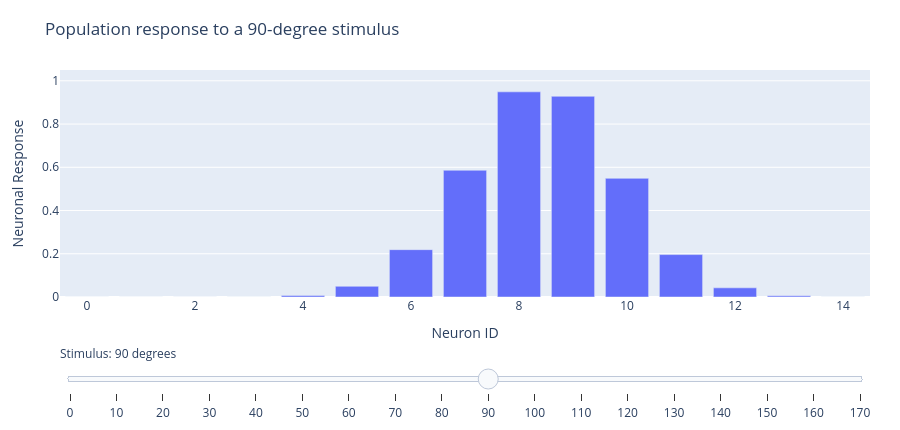

The cell this chart's notebook holds for it:
### Markdown cell above
Each curve describes how one cell responds to different stimulus orientations. The population has orientation preferences that span the full range from 1 to 180 degrees.

## Population Response to One Stimulus

We now move from the single-cell view back to the population view. To see how the full network responds to one stimulus, we take a vertical slice of the heat map. Use the slider in the next figure to change the stimulus orientation and watch which neurons become most active.

### Code cell
# plot the vertical slice with a Plotly slider
population_fig = go.Figure()
cell_ids = list(range(num_cells))
stim_values = list(ori_vals)
active_stim = 90
active_index = stim_values.index(active_stim)

for stim_orientation in stim_values:
    population_fig.add_trace(
        go.Bar(
            x=cell_ids,
            y=df[stim_orientation].values,
            name=f'{stim_orientation} degrees',
            visible=(stim_orientation == active_stim),
            customdata=np.round(ori_pref_list, 1),
            hovertemplate='Cell: %{x}<br>Preferred orientation: %{customdata} degrees<br>Response: %{y:.3f}<extra></extra>',
        )
    )

population_steps = []
for idx, stim_orientation in enumerate(stim_values):
    population_steps.append(
        dict(
            method='update',
            label=str(stim_orientation),
            args=[
                {'visible': [i == idx for i in range(len(stim_values))]},
                {'title': f'Population response to a {stim_orientation}-degree stimulus'},
            ],
        )
    )

population_fig.update_layout(
    title=f'Population response to a {active_stim}-degree stimulus',
    xaxis_title='Neuron ID',
    yaxis_title='Neuronal Response',
    yaxis=dict(range=[0, 1.05]),
    height=430,
    margin=dict(l=60, r=30, t=70, b=70),
    showlegend=False,
    sliders=[
        dict(
            active=active_index,
            currentvalue={'prefix': 'Stimulus: ', 'suffix': ' degrees'},
            pad={'t': 45},
            steps=population_steps,
        )
    ],
)

population_fig

### Figure 1 — Plotly figure (JSON) as saved in the notebook; plotly's stock layout.template omitted (floating-point values rounded to 4 significant figures)
{"data": [{"customdata": [0.0, 10.6, 21.3, 31.9, 42.6, 53.2, 63.9, 74.5, 85.1, 95.8, 106.4, 117.1, 127.7, 138.4, 149.0], "hovertemplate": "Cell: %{x}<br>Preferred orientation: %{customdata} degrees<br>Response: %{y:.3f}<extra></extra>", "name": "0 degrees", "type": "bar", "visible": false, "x": [0, 1, 2, 3, 4, 5, 6, 7, 8, 9, 10, 11, 12, 13, 14], "y": [1.0, 0.7775, 0.3654, 0.1038, 0.01782, 0.00185, 0.000116, 4.4e-06, 1.009e-07, 1.43e-07, 5.973e-06, 0.0001507, 0.002299, 0.0212, 0.1182]}, {"customdata": [0.0, 10.6, 21.3, 31.9, 42.6, 53.2, 63.9, 74.5, 85.1, 95.8, 106.4, 117.1, 127.7, 138.4, 149.0], "hovertemplate": "Cell: %{x}<br>Preferred orientation: %{customdata} degrees<br>Response: %{y:.3f}<extra></extra>", "name": "10 degrees", "type": "bar", "visible": false, "x": [0, 1, 2, 3, 4, 5, 6, 7, 8, 9, 10, 11, 12, 13, 14], "y": [0.8007, 0.9991, 0.7535, 0.3435, 0.09465, 0.01577, 0.001587, 9.659e-05, 3.553e-06, 7.901e-08, 1.818e-07, 7.363e-06, 0.0001803, 0.002667, 0.02386]}, {"customdata": [0.0, 10.6, 21.3, 31.9, 42.6, 53.2, 63.9, 74.5, 85.1, 95.8, 106.4, 117.1, 127.7, 138.4, 149.0], "hovertemplate": "Cell: %{x}<br>Preferred orientation: %{customdata} degrees<br>Response: %{y:.3f}<extra></extra>", "name": "20 degrees", "type": "bar", "visible": false, "x": [0, 1, 2, 3, 4, 5, 6, 7, 8, 9, 10, 11, 12, 13, 14], "y": [0.4111, 0.8232, 0.9963, 0.7289, 0.3223, 0.08616, 0.01392, 0.00136, 8.026e-05, 2.864e-06, 6.177e-08, 2.306e-07, 9.06e-06, 0.0002152, 0.003089]}, {"customdata": [0.0, 10.6, 21.3, 31.9, 42.6, 53.2, 63.9, 74.5, 85.1, 95.8, 106.4, 117.1, 127.7, 138.4, 149.0], "hovertemplate": "Cell: %{x}<br>Preferred orientation: %{customdata} degrees<br>Response: %{y:.3f}<extra></extra>", "name": "30 degrees", "type": "bar", "visible": false, "x": [0, 1, 2, 3, 4, 5, 6, 7, 8, 9, 10, 11, 12, 13, 14], "y": [0.1353, 0.4349, 0.8447, 0.9918, 0.7038, 0.3019, 0.07829, 0.01227, 0.001162, 6.657e-05, 2.304e-06, 4.821e-08, 2.92e-07, 1.113e-05, 0.0002564]}, {"customdata": [0.0, 10.6, 21.3, 31.9, 42.6, 53.2, 63.9, 74.5, 85.1, 95.8, 106.4, 117.1, 127.7, 138.4, 149.0], "hovertemplate": "Cell: %{x}<br>Preferred orientation: %{customdata} degrees<br>Response: %{y:.3f}<extra></extra>", "name": "40 degrees", "type": "bar", "visible": false, "x": [0, 1, 2, 3, 4, 5, 6, 7, 8, 9, 10, 11, 12, 13, 14], "y": [0.02857, 0.1473, 0.4592, 0.8652, 0.9854, 0.6784, 0.2823, 0.07101, 0.0108, 0.0009921, 5.511e-05, 1.851e-06, 3.756e-08, 3.69e-07, 1.364e-05]}, {"customdata": [0.0, 10.6, 21.3, 31.9, 42.6, 53.2, 63.9, 74.5, 85.1, 95.8, 106.4, 117.1, 127.7, 138.4, 149.0], "hovertemplate": "Cell: %{x}<br>Preferred orientation: %{customdata} degrees<br>Response: %{y:.3f}<extra></extra>", "name": "50 degrees", "type": "bar", "visible": false, "x": [0, 1, 2, 3, 4, 5, 6, 7, 8, 9, 10, 11, 12, 13, 14], "y": [0.003866, 0.03199, 0.1601, 0.484, 0.8846, 0.9773, 0.6527, 0.2635, 0.06428, 0.009481, 0.0008452, 4.554e-05, 1.483e-06, 2.921e-08, 4.656e-07]}, {"customdata": [0.0, 10.6, 21.3, 31.9, 42.6, 53.2, 63.9, 74.5, 85.1, 95.8, 106.4, 117.1, 127.7, 138.4, 149.0], "hovertemplate": "Cell: %{x}<br>Preferred orientation: %{customdata} degrees<br>Response: %{y:.3f}<extra></extra>", "name": "60 degrees", "type": "bar", "visible": false, "x": [0, 1, 2, 3, 4, 5, 6, 7, 8, 9, 10, 11, 12, 13, 14], "y": [0.0003355, 0.004455, 0.03577, 0.1736, 0.5092, 0.9027, 0.9675, 0.6267, 0.2454, 0.05809, 0.00831, 0.0007187, 3.757e-05, 1.187e-06, 2.267e-08]}, {"customdata": [0.0, 10.6, 21.3, 31.9, 42.6, 53.2, 63.9, 74.5, 85.1, 95.8, 106.4, 117.1, 127.7, 138.4, 149.0], "hovertemplate": "Cell: %{x}<br>Preferred orientation: %{customdata} degrees<br>Response: %{y:.3f}<extra></extra>", "name": "70 degrees", "type": "bar", "visible": false, "x": [0, 1, 2, 3, 4, 5, 6, 7, 8, 9, 10, 11, 12, 13, 14], "y": [1.866e-05, 0.0003978, 0.005126, 0.03992, 0.1879, 0.5347, 0.9196, 0.956, 0.6008, 0.2282, 0.05239, 0.007271, 0.00061, 3.093e-05, 9.48e-07]}, {"customdata": [0.0, 10.6, 21.3, 31.9, 42.6, 53.2, 63.9, 74.5, 85.1, 95.8, 106.4, 117.1, 127.7, 138.4, 149.0], "hovertemplate": "Cell: %{x}<br>Preferred orientation: %{customdata} degrees<br>Response: %{y:.3f}<extra></extra>", "name": "80 degrees", "type": "bar", "visible": false, "x": [0, 1, 2, 3, 4, 5, 6, 7, 8, 9, 10, 11, 12, 13, 14], "y": [6.658e-07, 2.278e-05, 0.0004709, 0.005886, 0.04446, 0.203, 0.5604, 0.935, 0.9429, 0.5748, 0.2118, 0.04717, 0.00635, 0.0005168, 2.542e-05]}, {"customdata": [0.0, 10.6, 21.3, 31.9, 42.6, 53.2, 63.9, 74.5, 85.1, 95.8, 106.4, 117.1, 127.7, 138.4, 149.0], "hovertemplate": "Cell: %{x}<br>Preferred orientation: %{customdata} degrees<br>Response: %{y:.3f}<extra></extra>", "name": "90 degrees", "type": "bar", "visible": true, "x": [0, 1, 2, 3, 4, 5, 6, 7, 8, 9, 10, 11, 12, 13, 14], "y": [1.523e-08, 8.361e-07, 2.774e-05, 0.0005564, 0.006746, 0.04944, 0.219, 0.5863, 0.9489, 0.9283, 0.5489, 0.1962, 0.04239, 0.005536, 0.000437]}, {"customdata": [0.0, 10.6, 21.3, 31.9, 42.6, 53.2, 63.9, 74.5, 85.1, 95.8, 106.4, 117.1, 127.7, 138.4, 149.0], "hovertemplate": "Cell: %{x}<br>Preferred orientation: %{customdata} degrees<br>Response: %{y:.3f}<extra></extra>", "name": "100 degrees", "type": "bar", "visible": false, "x": [0, 1, 2, 3, 4, 5, 6, 7, 8, 9, 10, 11, 12, 13, 14], "y": [6.658e-07, 1.968e-08, 1.048e-06, 3.373e-05, 0.0006562, 0.007718, 0.05486, 0.2357, 0.6123, 0.9613, 0.9123, 0.5233, 0.1814, 0.03803, 0.004817]}, {"customdata": [0.0, 10.6, 21.3, 31.9, 42.6, 53.2, 63.9, 74.5, 85.1, 95.8, 106.4, 117.1, 127.7, 138.4, 149.0], "hovertemplate": "Cell: %{x}<br>Preferred orientation: %{customdata} degrees<br>Response: %{y:.3f}<extra></extra>", "name": "110 degrees", "type": "bar", "visible": false, "x": [0, 1, 2, 3, 4, 5, 6, 7, 8, 9, 10, 11, 12, 13, 14], "y": [1.866e-05, 5.293e-07, 2.538e-08, 1.311e-06, 4.093e-05, 0.0007725, 0.008813, 0.06078, 0.2533, 0.6383, 0.9721, 0.8948, 0.4979, 0.1675, 0.03405]}, {"customdata": [0.0, 10.6, 21.3, 31.9, 42.6, 53.2, 63.9, 74.5, 85.1, 95.8, 106.4, 117.1, 127.7, 138.4, 149.0], "hovertemplate": "Cell: %{x}<br>Preferred orientation: %{customdata} degrees<br>Response: %{y:.3f}<extra></extra>", "name": "120 degrees", "type": "bar", "visible": false, "x": [0, 1, 2, 3, 4, 5, 6, 7, 8, 9, 10, 11, 12, 13, 14], "y": [0.0003355, 1.527e-05, 4.2e-07, 3.267e-08, 1.637e-06, 4.958e-05, 0.0009078, 0.01005, 0.0672, 0.2717, 0.6641, 0.9811, 0.8761, 0.4729, 0.1543]}, {"customdata": [0.0, 10.6, 21.3, 31.9, 42.6, 53.2, 63.9, 74.5, 85.1, 95.8, 106.4, 117.1, 127.7, 138.4, 149.0], "hovertemplate": "Cell: %{x}<br>Preferred orientation: %{customdata} degrees<br>Response: %{y:.3f}<extra></extra>", "name": "130 degrees", "type": "bar", "visible": false, "x": [0, 1, 2, 3, 4, 5, 6, 7, 8, 9, 10, 11, 12, 13, 14], "y": [0.003866, 0.0002824, 1.247e-05, 3.326e-07, 4.198e-08, 2.04e-06, 5.995e-05, 0.001065, 0.01143, 0.07417, 0.2909, 0.6897, 0.9885, 0.8562, 0.4483]}, {"customdata": [0.0, 10.6, 21.3, 31.9, 42.6, 53.2, 63.9, 74.5, 85.1, 95.8, 106.4, 117.1, 127.7, 138.4, 149.0], "hovertemplate": "Cell: %{x}<br>Preferred orientation: %{customdata} degrees<br>Response: %{y:.3f}<extra></extra>", "name": "140 degrees", "type": "bar", "visible": false, "x": [0, 1, 2, 3, 4, 5, 6, 7, 8, 9, 10, 11, 12, 13, 14], "y": [0.02857, 0.003348, 0.0002372, 1.016e-05, 2.63e-07, 5.384e-08, 2.539e-06, 7.236e-05, 0.001247, 0.01298, 0.08171, 0.3109, 0.715, 0.994, 0.8353]}, {"customdata": [0.0, 10.6, 21.3, 31.9, 42.6, 53.2, 63.9, 74.5, 85.1, 95.8, 106.4, 117.1, 127.7, 138.4, 149.0], "hovertemplate": "Cell: %{x}<br>Preferred orientation: %{customdata} degrees<br>Response: %{y:.3f}<extra></extra>", "name": "150 degrees", "type": "bar", "visible": false, "x": [0, 1, 2, 3, 4, 5, 6, 7, 8, 9, 10, 11, 12, 13, 14], "y": [0.1353, 0.02546, 0.002894, 0.0001989, 8.264e-06, 2.075e-07, 6.893e-08, 3.153e-06, 8.717e-05, 0.001457, 0.01472, 0.08986, 0.3317, 0.7399, 0.9978]}, {"customdata": [0.0, 10.6, 21.3, 31.9, 42.6, 53.2, 63.9, 74.5, 85.1, 95.8, 106.4, 117.1, 127.7, 138.4, 149.0], "hovertemplate": "Cell: %{x}<br>Preferred orientation: %{customdata} degrees<br>Response: %{y:.3f}<extra></extra>", "name": "160 degrees", "type": "bar", "visible": false, "x": [0, 1, 2, 3, 4, 5, 6, 7, 8, 9, 10, 11, 12, 13, 14], "y": [0.4111, 0.1241, 0.02265, 0.002498, 0.0001665, 6.71e-06, 1.635e-07, 8.808e-08, 3.908e-06, 0.0001048, 0.001699, 0.01665, 0.09863, 0.3531, 0.7642]}, {"customdata": [0.0, 10.6, 21.3, 31.9, 42.6, 53.2, 63.9, 74.5, 85.1, 95.8, 106.4, 117.1, 127.7, 138.4, 149.0], "hovertemplate": "Cell: %{x}<br>Preferred orientation: %{customdata} degrees<br>Response: %{y:.3f}<extra></extra>", "name": "170 degrees", "type": "bar", "visible": false, "x": [0, 1, 2, 3, 4, 5, 6, 7, 8, 9, 10, 11, 12, 13, 14], "y": [0.8007, 0.3879, 0.1136, 0.02011, 0.002151, 0.0001391, 5.439e-06, 1.285e-07, 1.124e-07, 4.836e-06, 0.0001258, 0.001979, 0.01881, 0.1081, 0.3753]}], "layout": {"height": 430, "margin": {"b": 70, "l": 60, "r": 30, "t": 70}, "showlegend": false, "sliders": [{"active": 9, "currentvalue": {"prefix": "Stimulus: ", "suffix": " degrees"}, "pad": {"t": 45}, "steps": [{"args": [{"visible": [true, false, false, false, false, false, false, false, false, false, false, false, false, false, false, false, false, false]}, {"title": "Population response to a 0-degree stimulus"}], "label": "0", "method": "update"}, {"args": [{"visible": [false, true, false, false, false, false, false, false, false, false, false, false, false, false, false, false, false, false]}, {"title": "Population response to a 10-degree stimulus"}], "label": "10", "method": "update"}, {"args": [{"visible": [false, false, true, false, false, false, false, false, false, false, false, false, false, false, false, false, false, false]}, {"title": "Population response to a 20-degree stimulus"}], "label": "20", "method": "update"}, {"args": [{"visible": [false, false, false, true, false, false, false, false, false, false, false, false, false, false, false, false, false, false]}, {"title": "Population response to a 30-degree stimulus"}], "label": "30", "method": "update"}, {"args": [{"visible": [false, false, false, false, true, false, false, false, false, false, false, false, false, false, false, false, false, false]}, {"title": "Population response to a 40-degree stimulus"}], "label": "40", "method": "update"}, {"args": [{"visible": [false, false, false, false, false, true, false, false, false, false, false, false, false, false, false, false, false, false]}, {"title": "Population response to a 50-degree stimulus"}], "label": "50", "method": "update"}, {"args": [{"visible": [false, false, false, false, false, false, true, false, false, false, false, false, false, false, false, false, false, false]}, {"title": "Population response to a 60-degree stimulus"}], "label": "60", "method": "update"}, {"args": [{"visible": [false, false, false, false, false, false, false, true, false, false, false, false, false, false, false, false, false, false]}, {"title": "Population response to a 70-degree stimulus"}], "label": "70", "method": "update"}, {"args": [{"visible": [false, false, false, false, false, false, false, false, true, false, false, false, false, false, false, false, false, false]}, {"title": "Population response to a 80-degree stimulus"}], "label": "80", "method": "update"}, {"args": [{"visible": [false, false, false, false, false, false, false, false, false, true, false, false, false, false, false, false, false, false]}, {"title": "Population response to a 90-degree stimulus"}], "label": "90", "method": "update"}, {"args": [{"visible": [false, false, false, false, false, false, false, false, false, false, true, false, false, false, false, false, false, false]}, {"title": "Population response to a 100-degree stimulus"}], "label": "100", "method": "update"}, {"args": [{"visible": [false, false, false, false, false, false, false, false, false, false, false, true, false, false, false, false, false, false]}, {"title": "Population response to a 110-degree stimulus"}], "label": "110", "method": "update"}, {"args": [{"visible": [false, false, false, false, false, false, false, false, false, false, false, false, true, false, false, false, false, false]}, {"title": "Population response to a 120-degree stimulus"}], "label": "120", "method": "update"}, {"args": [{"visible": [false, false, false, false, false, false, false, false, false, false, false, false, false, true, false, false, false, false]}, {"title": "Population response to a 130-degree stimulus"}], "label": "130", "method": "update"}, {"args": [{"visible": [false, false, false, false, false, false, false, false, false, false, false, false, false, false, true, false, false, false]}, {"title": "Population response to a 140-degree stimulus"}], "label": "140", "method": "update"}, {"args": [{"visible": [false, false, false, false, false, false, false, false, false, false, false, false, false, false, false, true, false, false]}, {"title": "Population response to a 150-degree stimulus"}], "label": "150", "method": "update"}, {"args": [{"visible": [false, false, false, false, false, false, false, false, false, false, false, false, false, false, false, false, true, false]}, {"title": "Population response to a 160-degree stimulus"}], "label": "160", "method": "update"}, {"args": [{"visible": [false, false, false, false, false, false, false, false, false, false, false, false, false, false, false, false, false, true]}, {"title": "Population response to a 170-degree stimulus"}], "label": "170", "method": "update"}]}], "title": {"text": "Population response to a 90-degree stimulus"}, "xaxis": {"title": {"text": "Neuron ID"}}, "yaxis": {"range": [0, 1.05], "title": {"text": "Neuronal Response"}}}}
